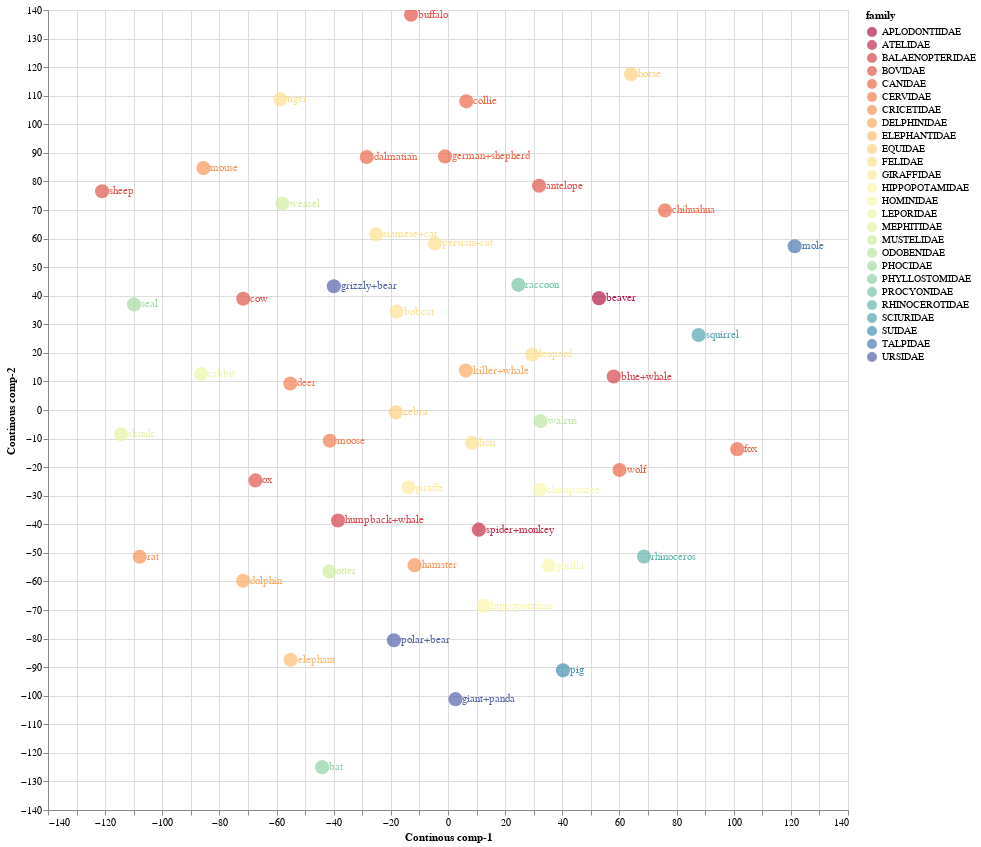

Write notebook code for a chart like this one.
### Code cell
source = tsne_continous_df1

points = alt.Chart(source).mark_circle(size=200).encode(
    x='Continous comp-1:Q',
    y='Continous comp-2:Q',
    color=alt.Color('family:N', scale=alt.Scale(scheme='Spectral'))
    ).properties(
    width=800,
    height=800
)

text = points.mark_text(
    align='left',
    baseline='middle',
    dx=7
).encode(
    text='classes:N'
)

points.interactive() + text

### Figure 1 — Vega-Lite specification as saved in the notebook (floating-point values rounded to 4 significant figures)
{"config": {"view": {"continuousWidth": 400, "continuousHeight": 300}}, "layer": [{"mark": {"type": "circle", "size": 200}, "encoding": {"color": {"field": "family", "scale": {"scheme": "Spectral"}, "type": "nominal"}, "x": {"field": "Continous comp-1", "type": "quantitative"}, "y": {"field": "Continous comp-2", "type": "quantitative"}}, "height": 800, "selection": {"selector002": {"type": "interval", "bind": "scales", "encodings": ["x", "y"]}}, "width": 800}, {"mark": {"type": "text", "align": "left", "baseline": "middle", "dx": 7}, "encoding": {"color": {"field": "family", "scale": {"scheme": "Spectral"}, "type": "nominal"}, "text": {"field": "classes", "type": "nominal"}, "x": {"field": "Continous comp-1", "type": "quantitative"}, "y": {"field": "Continous comp-2", "type": "quantitative"}}, "height": 800, "width": 800}], "data": {"name": "data-15edd7830a44f4d48f84b0d1963006d5"}, "$schema": "https://vega.github.io/schema/vega-lite/v4.17.0.json", "datasets": {"data-15edd7830a44f4d48f84b0d1963006d5": [{"Continous comp-1": 31.86, "Continous comp-2": 78.48, "classes": "antelope", "order": "ARTIODACTYLA", "family": "BOVIDAE", "K_mean": 23}, {"Continous comp-1": -39.96, "Continous comp-2": 43.32, "classes": "grizzly+bear", "order": "CARNIVORA", "family": "URSIDAE", "K_mean": 10}, {"Continous comp-1": 6.235, "Continous comp-2": 13.79, "classes": "killer+whale", "order": "ARTIODACTYLA", "family": "DELPHINIDAE", "K_mean": 8}, {"Continous comp-1": 52.85, "Continous comp-2": 39.15, "classes": "beaver", "order": "RODENTIA", "family": "APLODONTIIDAE", "K_mean": 25}, {"Continous comp-1": -28.45, "Continous comp-2": 88.55, "classes": "dalmatian", "order": "CARNIVORA", "family": "CANIDAE", "K_mean": 5}, {"Continous comp-1": -4.576, "Continous comp-2": 58.3, "classes": "persian+cat", "order": "CARNIVORA", "family": "FELIDAE", "K_mean": 11}, {"Continous comp-1": 64.09, "Continous comp-2": 117.5, "classes": "horse", "order": "PERISSODACTYLA", "family": "EQUIDAE", "K_mean": 13}, {"Continous comp-1": -1.056, "Continous comp-2": 88.76, "classes": "german+shepherd", "order": "CARNIVORA", "family": "CANIDAE", "K_mean": 6}, {"Continous comp-1": 58.0, "Continous comp-2": 11.72, "classes": "blue+whale", "order": "ARTIODACTYLA", "family": "BALAENOPTERIDAE", "K_mean": 25}, {"Continous comp-1": -25.17, "Continous comp-2": 61.53, "classes": "siamese+cat", "order": "CARNIVORA", "family": "FELIDAE", "K_mean": 11}, {"Continous comp-1": -114.4, "Continous comp-2": -8.514, "classes": "skunk", "order": "CARNIVORA", "family": "MEPHITIDAE", "K_mean": 15}, {"Continous comp-1": 121.3, "Continous comp-2": 57.33, "classes": "mole", "order": "EULIPOTYPHLA", "family": "TALPIDAE", "K_mean": 10}, {"Continous comp-1": -58.68, "Continous comp-2": 108.8, "classes": "tiger", "order": "CARNIVORA", "family": "FELIDAE", "K_mean": 17}, {"Continous comp-1": 12.55, "Continous comp-2": -68.58, "classes": "hippopotamus", "order": "ARTIODACTYLA", "family": "HIPPOPOTAMIDAE", "K_mean": 4}, {"Continous comp-1": 29.5, "Continous comp-2": 19.44, "classes": "leopard", "order": "CARNIVORA", "family": "FELIDAE", "K_mean": 8}, {"Continous comp-1": -41.37, "Continous comp-2": -10.76, "classes": "moose", "order": "ARTIODACTYLA", "family": "CERVIDAE", "K_mean": 2}, {"Continous comp-1": 10.79, "Continous comp-2": -41.89, "classes": "spider+monkey", "order": "PRIMATES", "family": "ATELIDAE", "K_mean": 4}, {"Continous comp-1": -38.49, "Continous comp-2": -38.67, "classes": "humpback+whale", "order": "ARTIODACTYLA", "family": "BALAENOPTERIDAE", "K_mean": 1}, {"Continous comp-1": -55.11, "Continous comp-2": -87.4, "classes": "elephant", "order": "PROBOSCIDEA", "family": "ELEPHANTIDAE", "K_mean": 12}, {"Continous comp-1": 35.35, "Continous comp-2": -54.48, "classes": "gorilla", "order": "PRIMATES", "family": "HOMINIDAE", "K_mean": 4}, {"Continous comp-1": -67.39, "Continous comp-2": -24.65, "classes": "ox", "order": "ARTIODACTYLA", "family": "BOVIDAE", "K_mean": 2}, {"Continous comp-1": 101.3, "Continous comp-2": -13.71, "classes": "fox", "order": "CARNIVORA", "family": "CANIDAE", "K_mean": 3}, {"Continous comp-1": -121.1, "Continous comp-2": 76.57, "classes": "sheep", "order": "ARTIODACTYLA", "family": "BOVIDAE", "K_mean": 16}, {"Continous comp-1": -109.9, "Continous comp-2": 36.95, "classes": "seal", "order": "CARNIVORA", "family": "PHOCIDAE", "K_mean": 5}, {"Continous comp-1": 32.12, "Continous comp-2": -27.91, "classes": "chimpanzee", "order": "PRIMATES", "family": "HOMINIDAE", "K_mean": 8}, {"Continous comp-1": -11.7, "Continous comp-2": -54.3, "classes": "hamster", "order": "RODENTIA", "family": "CRICETIDAE", "K_mean": 4}, {"Continous comp-1": 87.71, "Continous comp-2": 26.25, "classes": "squirrel", "order": "RODENTIA", "family": "SCIURIDAE", "K_mean": 22}, {"Continous comp-1": 68.6, "Continous comp-2": -51.31, "classes": "rhinoceros", "order": "PERISSODACTYLA", "family": "RHINOCEROTIDAE", "K_mean": 4}, {"Continous comp-1": -86.43, "Continous comp-2": 12.59, "classes": "rabbit", "order": "LAGOMORPHA", "family": "LEPORIDAE", "K_mean": 3}, {"Continous comp-1": -44.06, "Continous comp-2": -125.0, "classes": "bat", "order": "CHIROPTERA", "family": "PHYLLOSTOMIDAE", "K_mean": 20}, {"Continous comp-1": -13.91, "Continous comp-2": -27.14, "classes": "giraffe", "order": "ARTIODACTYLA", "family": "GIRAFFIDAE", "K_mean": 2}, {"Continous comp-1": 60.03, "Continous comp-2": -20.99, "classes": "wolf", "order": "CARNIVORA", "family": "CANIDAE", "K_mean": 5}, {"Continous comp-1": 75.95, "Continous comp-2": 69.86, "classes": "chihuahua", "order": "CARNIVORA", "family": "CANIDAE", "K_mean": 24}, {"Continous comp-1": -107.9, "Continous comp-2": -51.38, "classes": "rat", "order": "RODENTIA", "family": "CRICETIDAE", "K_mean": 21}, {"Continous comp-1": -57.91, "Continous comp-2": 72.27, "classes": "weasel", "order": "CARNIVORA", "family": "MUSTELIDAE", "K_mean": 19}, {"Continous comp-1": -41.55, "Continous comp-2": -56.49, "classes": "otter", "order": "CARNIVORA", "family": "MUSTELIDAE", "K_mean": 1}, {"Continous comp-1": -12.94, "Continous comp-2": 138.4, "classes": "buffalo", "order": "ARTIODACTYLA", "family": "BOVIDAE", "K_mean": 18}, {"Continous comp-1": -18.26, "Continous comp-2": -0.8099, "classes": "zebra", "order": "PERISSODACTYLA", "family": "EQUIDAE", "K_mean": 1}, {"Continous comp-1": 2.619, "Continous comp-2": -101.2, "classes": "giant+panda", "order": "CARNIVORA", "family": "URSIDAE", "K_mean": 14}, {"Continous comp-1": -55.18, "Continous comp-2": 9.292, "classes": "deer", "order": "ARTIODACTYLA", "family": "CERVIDAE", "K_mean": 2}, {"Continous comp-1": -17.99, "Continous comp-2": 34.43, "classes": "bobcat", "order": "CARNIVORA", "family": "FELIDAE", "K_mean": 5}, {"Continous comp-1": 40.26, "Continous comp-2": -91.11, "classes": "pig", "order": "ARTIODACTYLA", "family": "SUIDAE", "K_mean": 4}, {"Continous comp-1": 8.38, "Continous comp-2": -11.46, "classes": "lion", "order": "CARNIVORA", "family": "FELIDAE", "K_mean": 8}, {"Continous comp-1": -85.59, "Continous comp-2": 84.69, "classes": "mouse", "order": "RODENTIA", "family": "CRICETIDAE", "K_mean": 9}, {"Continous comp-1": -18.94, "Continous comp-2": -80.57, "classes": "polar+bear", "order": "CARNIVORA", "family": "URSIDAE", "K_mean": 1}, {"Continous comp-1": 6.417, "Continous comp-2": 108.0, "classes": "collie", "order": "CARNIVORA", "family": "CANIDAE", "K_mean": 6}, {"Continous comp-1": 32.4, "Continous comp-2": -3.878, "classes": "walrus", "order": "CARNIVORA", "family": "ODOBENIDAE", "K_mean": 8}, {"Continous comp-1": 24.62, "Continous comp-2": 43.81, "classes": "raccoon", "order": "CARNIVORA", "family": "PROCYONIDAE", "K_mean": 14}, {"Continous comp-1": -71.66, "Continous comp-2": 38.95, "classes": "cow", "order": "ARTIODACTYLA", "family": "BOVIDAE", "K_mean": 7}, {"Continous comp-1": -71.72, "Continous comp-2": -59.75, "classes": "dolphin", "order": "ARTIODACTYLA", "family": "DELPHINIDAE", "K_mean": 0}]}}
